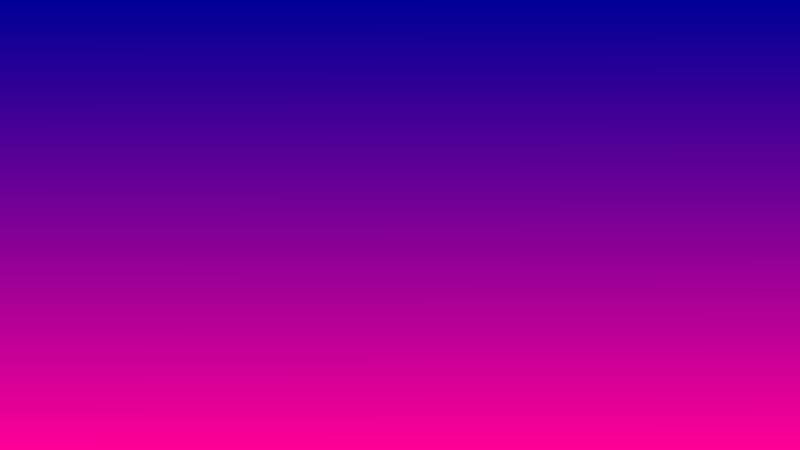
Frame 1 (no input)
Frame 60 (the mouse pressed at the canvas centre just before this capture): identical to frame 1, image omitted
Frame 120 (the mouse held since frame 60 and released just before this capture): identical to frame 1, image omitted

The Processing sketch that drew this single still picture (run headless with seeded random() and noise(); from frame 60 on, the mouse is pressed at the canvas centre):

// Processing sketch: ejemploPixels
// ── ejemploPixels.pde
//Ejemplo de gradientes de color en 1 y 2dimensiones.
//tallerProcessing
//https://github.com/gcorallo/tallerProcessing

void setup() {
  size(800, 450);
  background(0); 
  loadPixels();
  //en 2 dimensiones
  /*
  for(int i=0;i<width;i++){
   for(int j=0;j<height;j++){
   pixels[j*width+i]=color(i,j,50);
   }
   
   } 
   */

  //en 1 dimensión 
  for (int i=0;i<pixels.length;i++) {
    //llevamos los valores de i a un rango útil.
    float rojo=map(i, 0, pixels.length, 0, 255);
    
    pixels[i]=color(rojo, 0, 150);
  }  

  updatePixels();
}


void draw() {
}
